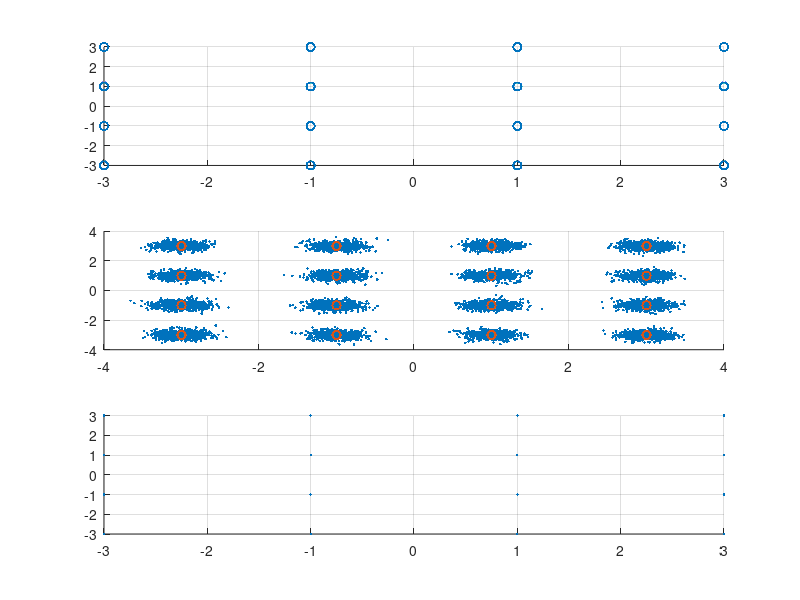

This chart was generated by the following MATLAB code:
clear all,close all,clc
a=randi(16,10000,1)-1;
x=qammod(a,16);
subplot(311),scatter(real(x),imag(x)),grid on
xn=awgn(x,12);
subplot(312),scatter(real(xn),imag(xn),'.'),grid on
hold on,scatter(real(x),imag(x),'r*'),grid on
y=qamdemod(xn,16);
yy=qammod(y,16);
subplot(313),scatter(real(yy),imag(yy),'.'),grid on
